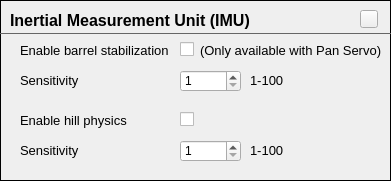
               <widget class="FrameContent" name="frmIMU">
                <property name="geometry">
                 <rect>
                  <x>360</x>
                  <y>250</y>
                  <width>391</width>
                  <height>181</height>
                 </rect>
                </property>
                <property name="frameShape">
                 <enum>QFrame::Box</enum>
                </property>
                <widget class="QLabel" name="lblEnableBarrelStabilization">
                 <property name="geometry">
                  <rect>
                   <x>20</x>
                   <y>40</y>
                   <width>151</width>
                   <height>21</height>
                  </rect>
                 </property>
                 <property name="font">
                  <font>
                   <pointsize>10</pointsize>
                  </font>
                 </property>
                 <property name="text">
                  <string>Enable barrel stabilization</string>
                 </property>
                </widget>
                <widget class="QLabel" name="label_20">
                 <property name="geometry">
                  <rect>
                   <x>10</x>
                   <y>10</y>
                   <width>301</width>
                   <height>21</height>
                  </rect>
                 </property>
                 <property name="font">
                  <font>
                   <family>MS Shell Dlg 2</family>
                   <pointsize>12</pointsize>
                   <weight>75</weight>
                   <bold>true</bold>
                  </font>
                 </property>
                 <property name="text">
                  <string>Inertial Measurement Unit (IMU)</string>
                 </property>
                </widget>
                <widget class="QLabel" name="lblBarrelSensitivity1">
                 <property name="geometry">
                  <rect>
                   <x>20</x>
                   <y>70</y>
                   <width>71</width>
                   <height>21</height>
                  </rect>
                 </property>
                 <property name="font">
                  <font>
                   <pointsize>10</pointsize>
                  </font>
                 </property>
                 <property name="text">
                  <string>Sensitivity</string>
                 </property>
                </widget>
                <widget class="QLabel" name="lblEnableHillPhysics">
                 <property name="geometry">
                  <rect>
                   <x>20</x>
                   <y>110</y>
                   <width>111</width>
                   <height>21</height>
                  </rect>
                 </property>
                 <property name="font">
                  <font>
                   <pointsize>10</pointsize>
                  </font>
                 </property>
                 <property name="text">
                  <string>Enable hill physics</string>
                 </property>
                </widget>
                <widget class="QFrame" name="frame_35">
                 <property name="geometry">
                  <rect>
                   <x>0</x>
                   <y>23</y>
                   <width>391</width>
                   <height>20</height>
                  </rect>
                 </property>
                 <property name="styleSheet">
                  <string notr="true">color: #666;</string>
                 </property>
                 <property name="frameShape">
                  <enum>QFrame::HLine</enum>
                 </property>
                 <property name="frameShadow">
                  <enum>QFrame::Plain</enum>
                 </property>
                </widget>
                <widget class="HelpButton" name="hpbIMU">
                 <property name="geometry">
                  <rect>
                   <x>360</x>
                   <y>10</y>
                   <width>18</width>
                   <height>18</height>
                  </rect>
                 </property>
                 <property name="maximumSize">
                  <size>
                   <width>18</width>
                   <height>18</height>
                  </size>
                 </property>
                 <property name="text">
                  <string/>
                 </property>
                </widget>
                <widget class="QCheckBox" name="chkEnableBarrel">
                 <property name="geometry">
                  <rect>
                   <x>180</x>
                   <y>40</y>
                   <width>16</width>
                   <height>18</height>
                  </rect>
                 </property>
                 <property name="text">
                  <string/>
                 </property>
                </widget>
                <widget class="QSpinBox" name="spinBarrelSensitivity">
                 <property name="geometry">
                  <rect>
                   <x>180</x>
                   <y>70</y>
                   <width>61</width>
                   <height>22</height>
                  </rect>
                 </property>
                 <property name="minimum">
                  <number>1</number>
                 </property>
                 <property name="maximum">
                  <number>100</number>
                 </property>
                </widget>
                <widget class="QLabel" name="lblBarrelSensitivity2">
                 <property name="geometry">
                  <rect>
                   <x>250</x>
                   <y>70</y>
                   <width>41</width>
                   <height>21</height>
                  </rect>
                 </property>
                 <property name="font">
                  <font>
                   <pointsize>10</pointsize>
                  </font>
                 </property>
                 <property name="text">
                  <string>1-100</string>
                 </property>
                </widget>
                <widget class="QLabel" name="lblHillSensitivity1">
                 <property name="geometry">
                  <rect>
                   <x>20</x>
                   <y>140</y>
                   <width>71</width>
                   <height>21</height>
                  </rect>
                 </property>
                 <property name="font">
                  <font>
                   <pointsize>10</pointsize>
                  </font>
                 </property>
                 <property name="text">
                  <string>Sensitivity</string>
                 </property>
                </widget>
                <widget class="QSpinBox" name="spinHillSensitivity">
                 <property name="geometry">
                  <rect>
                   <x>180</x>
                   <y>140</y>
                   <width>61</width>
                   <height>22</height>
                  </rect>
                 </property>
                 <property name="minimum">
                  <number>1</number>
                 </property>
                 <property name="maximum">
                  <number>100</number>
                 </property>
                </widget>
                <widget class="QLabel" name="lblHillSensitivity2">
                 <property name="geometry">
                  <rect>
                   <x>250</x>
                   <y>140</y>
                   <width>41</width>
                   <height>21</height>
                  </rect>
                 </property>
                 <property name="font">
                  <font>
                   <pointsize>10</pointsize>
                  </font>
                 </property>
                 <property name="text">
                  <string>1-100</string>
                 </property>
                </widget>
                <widget class="QCheckBox" name="chkEnableHills">
                 <property name="geometry">
                  <rect>
                   <x>180</x>
                   <y>110</y>
                   <width>16</width>
                   <height>18</height>
                  </rect>
                 </property>
                 <property name="text">
                  <string/>
                 </property>
                </widget>
                <widget class="QLabel" name="lblBarrelNote">
                 <property name="geometry">
                  <rect>
                   <x>200</x>
                   <y>40</y>
                   <width>181</width>
                   <height>21</height>
                  </rect>
                 </property>
                 <property name="font">
                  <font>
                   <pointsize>10</pointsize>
                  </font>
                 </property>
                 <property name="text">
                  <string>(Only available with Pan Servo)</string>
                 </property>
                </widget>
               </widget>
